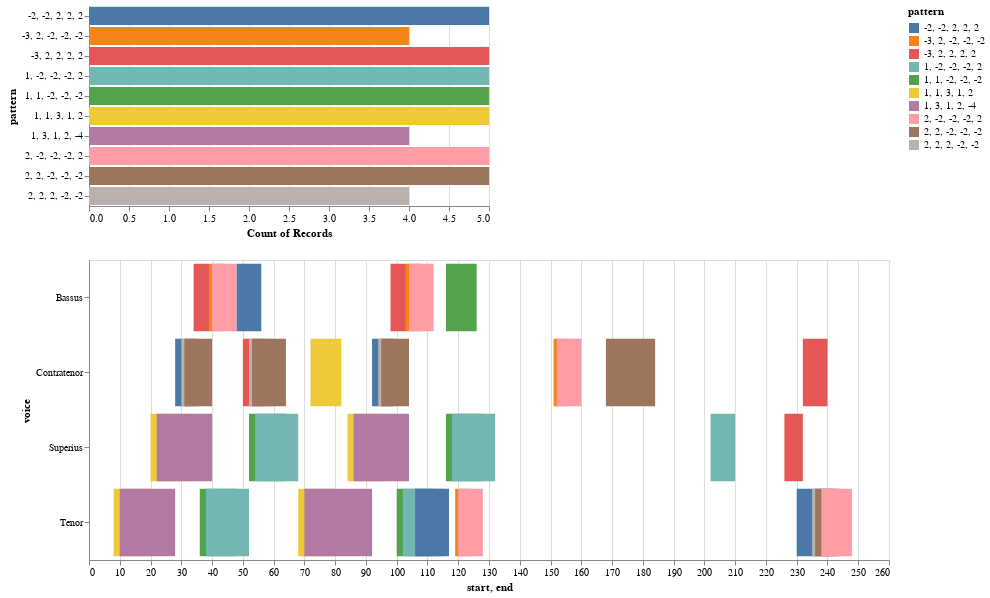

Notebook code cell kept with this figure:
### Code cell
viz.plot_ngrams_heatmap(ngrams, ngrams_duration, selected_patterns=mel_ngrams_top_patterns_list , voices=[])

### Figure 1 — Vega-Lite specification as saved in the notebook (floating-point values rounded to 4 significant figures)
{"config": {"view": {"continuousWidth": 400, "continuousHeight": 300}}, "vconcat": [{"mark": "bar", "encoding": {"color": {"type": "nominal", "field": "pattern"}, "opacity": {"condition": {"value": 1, "selection": "selector005"}, "value": 0.2}, "x": {"type": "nominal", "aggregate": "count", "field": "pattern"}, "y": {"type": "nominal", "field": "pattern"}}, "selection": {"selector005": {"type": "multi", "fields": ["pattern"]}}}, {"mark": "bar", "encoding": {"color": {"type": "nominal", "field": "pattern"}, "opacity": {"condition": {"value": 1, "selection": "selector005"}, "value": 0.2}, "tooltip": [{"type": "quantitative", "field": "start"}, {"type": "quantitative", "field": "end"}, {"type": "nominal", "field": "pattern"}], "x": {"type": "quantitative", "field": "start"}, "x2": {"field": "end"}, "y": {"type": "nominal", "field": "voice"}}, "height": 300, "selection": {"selector005": {"type": "multi", "fields": ["pattern"]}, "selector006": {"type": "interval", "bind": "scales", "encodings": ["x", "y"]}}, "width": 800}], "data": {"name": "data-74089f81c05396bc941ef1ee5d06dc92"}, "$schema": "https://vega.github.io/schema/vega-lite/v4.8.1.json", "datasets": {"data-74089f81c05396bc941ef1ee5d06dc92": [{"start": 20.0, "voice": "Superius", "pattern": "1, 1, 3, 1, 2", "end": 32.0}, {"start": 22.0, "voice": "Superius", "pattern": "1, 3, 1, 2, -4", "end": 40.0}, {"start": 52.0, "voice": "Superius", "pattern": "1, 1, -2, -2, -2", "end": 64.0}, {"start": 54.0, "voice": "Superius", "pattern": "1, -2, -2, -2, 2", "end": 68.0}, {"start": 84.0, "voice": "Superius", "pattern": "1, 1, 3, 1, 2", "end": 96.0}, {"start": 86.0, "voice": "Superius", "pattern": "1, 3, 1, 2, -4", "end": 104.0}, {"start": 116.0, "voice": "Superius", "pattern": "1, 1, -2, -2, -2", "end": 128.0}, {"start": 118.0, "voice": "Superius", "pattern": "1, -2, -2, -2, 2", "end": 132.0}, {"start": 202.0, "voice": "Superius", "pattern": "1, -2, -2, -2, 2", "end": 210.0}, {"start": 226.0, "voice": "Superius", "pattern": "-3, 2, 2, 2, 2", "end": 232.0}, {"start": 28.0, "voice": "Contratenor", "pattern": "-2, -2, 2, 2, 2", "end": 35.0}, {"start": 30.0, "voice": "Contratenor", "pattern": "2, 2, 2, -2, -2", "end": 36.0}, {"start": 31.0, "voice": "Contratenor", "pattern": "2, 2, -2, -2, -2", "end": 40.0}, {"start": 50.0, "voice": "Contratenor", "pattern": "-3, 2, 2, 2, 2", "end": 57.0}, {"start": 52.0, "voice": "Contratenor", "pattern": "2, 2, 2, -2, -2", "end": 60.0}, {"start": 53.0, "voice": "Contratenor", "pattern": "2, 2, -2, -2, -2", "end": 64.0}, {"start": 72.0, "voice": "Contratenor", "pattern": "1, 1, 3, 1, 2", "end": 82.0}, {"start": 92.0, "voice": "Contratenor", "pattern": "-2, -2, 2, 2, 2", "end": 99.0}, {"start": 94.0, "voice": "Contratenor", "pattern": "2, 2, 2, -2, -2", "end": 100.0}, {"start": 95.0, "voice": "Contratenor", "pattern": "2, 2, -2, -2, -2", "end": 104.0}, {"start": 151.0, "voice": "Contratenor", "pattern": "-3, 2, -2, -2, -2", "end": 156.0}, {"start": 152.0, "voice": "Contratenor", "pattern": "2, -2, -2, -2, 2", "end": 160.0}, {"start": 168.0, "voice": "Contratenor", "pattern": "2, 2, -2, -2, -2", "end": 184.0}, {"start": 232.0, "voice": "Contratenor", "pattern": "-3, 2, 2, 2, 2", "end": 240.0}, {"start": 8.0, "voice": "Tenor", "pattern": "1, 1, 3, 1, 2", "end": 20.0}, {"start": 10.0, "voice": "Tenor", "pattern": "1, 3, 1, 2, -4", "end": 28.0}, {"start": 36.0, "voice": "Tenor", "pattern": "1, 1, -2, -2, -2", "end": 48.0}, {"start": 38.0, "voice": "Tenor", "pattern": "1, -2, -2, -2, 2", "end": 52.0}, {"start": 68.0, "voice": "Tenor", "pattern": "1, 1, 3, 1, 2", "end": 80.0}, {"start": 70.0, "voice": "Tenor", "pattern": "1, 3, 1, 2, -4", "end": 92.0}, {"start": 100.0, "voice": "Tenor", "pattern": "1, 1, -2, -2, -2", "end": 112.0}, {"start": 102.0, "voice": "Tenor", "pattern": "1, -2, -2, -2, 2", "end": 115.0}, {"start": 106.0, "voice": "Tenor", "pattern": "-2, -2, 2, 2, 2", "end": 117.0}, {"start": 119.0, "voice": "Tenor", "pattern": "-3, 2, -2, -2, -2", "end": 124.0}, {"start": 120.0, "voice": "Tenor", "pattern": "2, -2, -2, -2, 2", "end": 128.0}, {"start": 230.0, "voice": "Tenor", "pattern": "-2, -2, 2, 2, 2", "end": 241.0}, {"start": 235.0, "voice": "Tenor", "pattern": "2, 2, 2, -2, -2", "end": 243.0}, {"start": 236.0, "voice": "Tenor", "pattern": "2, 2, -2, -2, -2", "end": 244.0}, {"start": 238.0, "voice": "Tenor", "pattern": "2, -2, -2, -2, 2", "end": 248.0}, {"start": 34.0, "voice": "Bassus", "pattern": "-3, 2, 2, 2, 2", "end": 39.0}, {"start": 39.0, "voice": "Bassus", "pattern": "-3, 2, -2, -2, -2", "end": 44.0}, {"start": 40.0, "voice": "Bassus", "pattern": "2, -2, -2, -2, 2", "end": 48.0}, {"start": 48.0, "voice": "Bassus", "pattern": "-2, -2, 2, 2, 2", "end": 56.0}, {"start": 98.0, "voice": "Bassus", "pattern": "-3, 2, 2, 2, 2", "end": 103.0}, {"start": 103.0, "voice": "Bassus", "pattern": "-3, 2, -2, -2, -2", "end": 108.0}, {"start": 104.0, "voice": "Bassus", "pattern": "2, -2, -2, -2, 2", "end": 112.0}, {"start": 116.0, "voice": "Bassus", "pattern": "1, 1, -2, -2, -2", "end": 126.0}]}}
